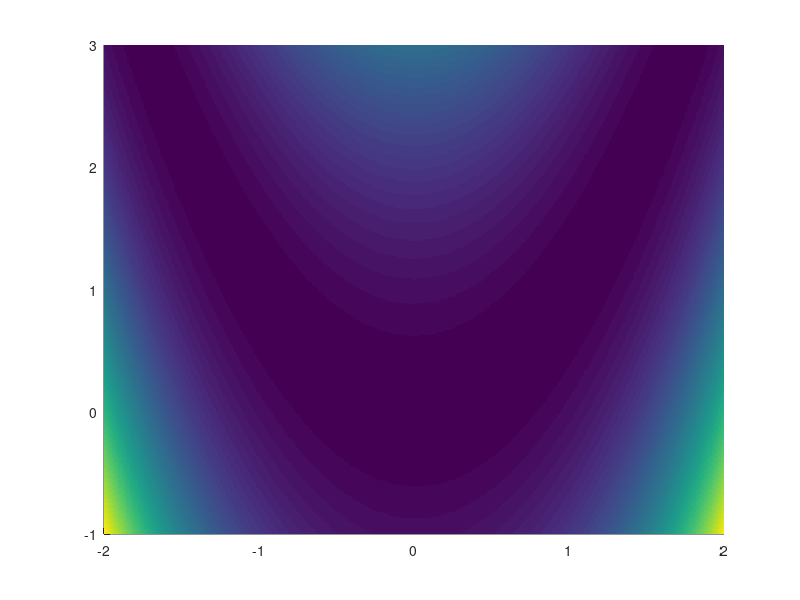

The MATLAB source for this figure: (Note: this script raises an error after producing the figure.)
## Sappiamo che ha minimo in 1,1
f=@(x,y) 100*(y-x.^2).^2+(1-x).^2;

ab=[-2,2];
cd=[-1,3];

[X,Y]=meshgrid(ab(1):0.01:ab(2),cd(1):0.01:cd(2));
Z=f(X,Y);

surface(X,Y,Z)
shading flat

hold on

min=neldermead(f,10^(-2),100,[-1,1],[-1,0],[2,1/2])

pause(60)
